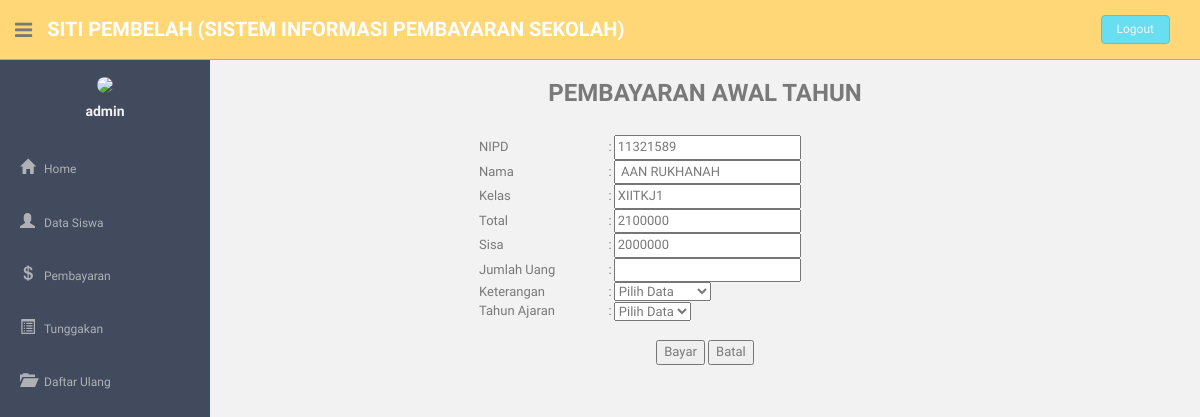
Screenshot of /admin/pembayaranAwalTahun.php?kode=11321589 (signed in) with the database file from the repository.
### tables this page shows
CREATE TABLE `peserta_didik` (
  `NIPD` char(8) NOT NULL,
  `NISN` char(10) NOT NULL,
  `pd_nama` varchar(35) NOT NULL,
  `pd_jenis_kelamin` enum('L','P') NOT NULL,
  `pd_tempat_lahir` varchar(35) NOT NULL,
  `pd_tanggal_lahir` date NOT NULL,
  `pd_agama` enum('Islam','Kristen','Hindu','Budha','Lainnya') NOT NULL,
  `pd_hp` char(15) NOT NULL,
  `pd_email` varchar(35) NOT NULL,
  `pd_telepon` char(10) NOT NULL,
  `pd_domisili` enum('0','1') NOT NULL,
  `status_keaktifan` enum('0','1') NOT NULL,
  `user_id` char(10) NOT NULL
);

CREATE TABLE `peserta_didik_kelas` (
  `NIPD` char(8) NOT NULL,
  `rombel_id` char(7) NOT NULL,
  `tahun_ajaran_id` char(4) NOT NULL
);

CREATE TABLE `detail_tunggakan` (
  `bulan` varchar(10) NOT NULL,
  `tunggakan_id` varchar(10) NOT NULL,
  `total` int(11) NOT NULL,
  `sisa` int(11) NOT NULL,
  `keterangan` enum('Lunas','Belum Lunas') NOT NULL
);

### admin/pembayaranAwalTahun.php (the view, shortened to what this page needs)
<?php
  $user = $_SESSION['username'];
?>
<!DOCTYPE html>
<html lang="en">
  <head>
    <link href="aset/css/bootstrap.css" rel="stylesheet">
     <link href="aset/css/style.css" rel="stylesheet">
     <link href="aset/font-awesome/css/font-awesome.css" rel="stylesheet" />
  </head>
<body>
		<header class="header black-bg">
      <div class="sidebar-toggle-box">
          <div class="fa fa-bars tooltips" data-placement="right" data-original-title="Toggle Navigation"></div>
      </div>
    <a href="index.php" class="logo"><b>SITI PEMBELAH (SISTEM INFORMASI PEMBAYARAN SEKOLAH)</b></a>
     <div class="top-menu">
      <ul class="nav pull-right top-menu">
            <li><a class="logout" href="login.php">Logout</a></li>
      </ul>
    </div>
     </header>
     <aside>
          <div id="sidebar"  class="nav-collapse ">
              <ul class="sidebar-menu" id="nav-accordion">
                  <p class="centered"><a href="profile.html"><img src="aset/img/rpl.png" class="img-circle" width="60"></a></p>
                  <h5 class="centered"><?php echo $user; ?></h5>
                  <li class="mt">
                      <a href="index.php">
                          <i class="glyphicon glyphicon-home"></i>
                          <span>Home</span>
                      </a>
                  </li>
                  <li class="sub-menu">
                      <a href="tampil_DataSiswa.php" >
                          <i class="glyphicon glyphicon-user"></i>
                          <span>Data Siswa</span>
                      </a>
                  </li>
                  <li class="sub-menu">
                      <a href="javascript:;" >
                          <i class="glyphicon glyphicon-usd"></i>
                          <span>Pembayaran</span>
                      </a>
                  </li>
                  <li class="sub-menu">
                      <a href="javascript:;" >
                          <i class="glyphicon glyphicon-list-alt"></i>
                          <span>Tunggakan</span>
                      </a>
                  </li>
                  <li class="sub-menu">
                      <a class="sub-menu" href="tampil_DaftarUlang.php" >
                          <i class="glyphicon glyphicon-folder-open"></i>
                          <span>Daftar Ulang</span>
                      </a>
                  </li>
              </ul>
          </div>
      </aside>
      <section id="main-content">
                  <section class="wrapper">
                    <h3 align="center"><b> PEMBAYARAN AWAL TAHUN </b></h3>
                       <?php
        $NIPD = $_GET['kode'];
        $query = mysql_query ("select p.NIPD, p.pd_nama, pd.rombel_id, d.bulan, d.total, d.sisa, d.keterangan from peserta_didik p,
                              peserta_didik_kelas pd, tunggakan t,
                              detail_tunggakan d, kategori k where p.NIPD=pd.NIPD AND p.NIPD=t.NIPD AND
                              t.tunggakan_id=d.tunggakan_id AND k.kategori_id=t.kategori_id AND p.NIPD = '$NIPD' AND
                              k.kategori_nama='AWAL TAHUN'");
        $array = mysql_fetch_array($query);
      ?>
      <form action="prosesAwalTahun.php" method="POST">
              <table align="center" width="452"  border="0" align="center" cellpadding="5"  cellspacing="0">
                  <tr>
                      <td>NIPD</td>
                      <td>:</td>
                      <td><input type="text" name="NIPD" value="<?php echo $array ['NIPD']; ?>" readonly></td>
                  </tr>
                  <tr>
                      <td>Nama</td>
                      <td>:</td>
                      <td><input type="text" name="nama" value="<?php echo   $array['pd_nama']; ?>" readonly></td>
                  </tr>
                  <tr>
                      <td>Kelas</td>
                      <td>:</td>
                      <td><input type="text" name="kelas" value="<?php echo   $array['rombel_id']; ?>" readonly></td>
                  </tr>
                  <tr>
                      <td>Total</td>
                      <td>:</td>
                      <td><input type="text" name="total" value="<?php echo   $array['total']; ?>" readonly></td>
                  </tr>
                  <tr>
                      <td>Sisa</td>
                      <td>:</td>
                      <td><input type="text" name="sisa" value="<?php echo   $array['sisa']; ?>" readonly></td>
                  </tr>
                  <tr>
                      <td>Jumlah Uang</td>
                      <td>:</td>
                      <td><input type="text" name="jumlah"></td>
                  </tr>
                  <tr>
                      <td>Keterangan</td>
                      <td>:</td>
                      <td><select name="keterangan">
                                  <option disabled="true" selected="">Pilih Data</option>
                          </select></td>
                  </tr>
                  <tr>
                      <td>Tahun Ajaran</td>
                      <td>:</td>
                      <td>
                          <select name="tahun_ajaran_id">
                              <option disabled="true" selected="">Pilih Data</option>
                          </select>
                      </td>
                  </tr>
                  <tr>
                      <td>&nbsp;</td>
                  </tr>
                  <tr>
                      <td colspan="3" align="center"><input type="submit" name="submit" value="Bayar">
                          <input type="button" name="batal" onclick="javascript:history.back()" value="Batal"></td>
                  </tr>
              </table>
      </form>
</section>
</section>
  </body>
</html>

### admin/aset/css/style.css (style rules this page uses)
body { color: #797979; background: #f2f2f2; font-family: 'Ruda', sans-serif; padding: 0px !important; margin: 0px !important; font-size:13px; }
ul li { list-style: none; }
a, a:hover, a:focus { text-decoration: none; outline: none; }
.centered { text-align: center; }
.mt { margin-top: 25px; }
ul.top-menu > li > .logout { color: #f2f2f2; font-size: 12px; border-radius: 4px; -webkit-border-radius: 4px; border: 1px solid #64c3c2 !important; padding: 5px 15px; margin-right: 15px; background: #68dff0; margin-top: 15px; }
#sidebar { width: 210px; height: 100%; position: fixed; background: #424a5d; }
#sidebar h5 { color: #f2f2f2; font-weight: 700; }
#sidebar ul li { position: relative; }
ul.sidebar-menu , ul.sidebar-menu li ul.sub { margin: -2px 0 0; padding: 0; }
ul.sidebar-menu { margin-top: 75px; }
ul.sidebar-menu li { margin-bottom: 5px; margin-left:10px; margin-right:10px; }
ul.sidebar-menu li.sub-menu { line-height: 15px; }
ul.sidebar-menu li a span { display: inline-block; }
ul.sidebar-menu li a { color: #aeb2b7; text-decoration: none; display: block; padding: 15px 0 15px 10px; font-size: 12px; outline: none; -webkit-transition: all 0.3s ease; -moz-transition: all 0.3s ease; -o-transition: all 0.3s ease; -ms-transition: all 0.3s ease; transition: all 0.3s ease; }
ul.sidebar-menu li a i { font-size: 15px; padding-right: 6px; }
#main-content { margin-left: 210px; }
.header, .footer { min-height: 60px; padding: 0 15px; }
.header { position: fixed; left: 0; right: 0; z-index: 1002; }
.black-bg { background: #ffd777; border-bottom: 1px solid #c9aa5f; }
.wrapper { display: inline-block; margin-top: 60px; padding-left: 15px; padding-right: 15px; padding-bottom: 15px; padding-top: 0px; width: 100%; }
a.logo { font-size: 20px; color: #ffffff; float: left; margin-top: 15px; text-transform: uppercase; }
a.logo b { font-weight: 900; }
#top_menu .nav > li, ul.top-menu > li { float: left; }
ul.top-menu > li > a { color: #666666; font-size: 16px; border-radius: 4px; -webkit-border-radius: 4px; border:1px solid #666666 !important; padding: 2px 6px; margin-right: 15px; }
.sidebar-toggle-box { float: left; padding-right: 15px; margin-top: 20px; }
.sidebar-toggle-box .fa-bars { cursor: pointer; display: inline-block; font-size: 20px; }

### rows the page displays
peserta_didik: NIPD "11321589", nama "AAN RUKHANAH", kelas "XIITKJ1", total "2100000", sisa "2000000"

### other values shown
$user "admin"
